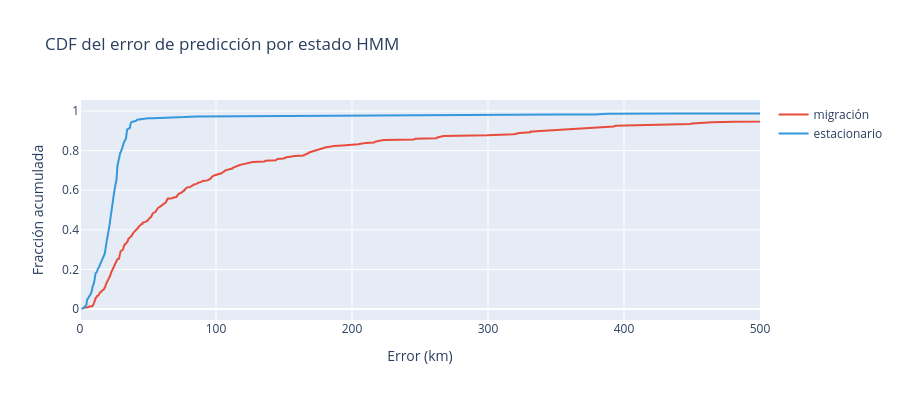

The notebook cell saved with this chart:
### Code cell
fig_cdf = go.Figure()
for estado, color in [('migración', '#e74c3c'), ('estacionario', '#3498db')]:
    err = np.sort(test_df.loc[test_df['estado_label'] == estado, 'error_km'].values)
    cdf = np.arange(1, len(err) + 1) / len(err)
    fig_cdf.add_trace(go.Scatter(x=err, y=cdf, mode='lines', name=estado, line=dict(color=color, width=2)))
fig_cdf.update_layout(
    title='CDF del error de predicción por estado HMM',
    xaxis_title='Error (km)', yaxis_title='Fracción acumulada',
    xaxis_range=[0, 500], height=400
)
fig_cdf.show()
fig_cdf.write_html('../img/o5/error_cdf.html', include_plotlyjs='cdn')

### Figure 1 — Plotly figure (JSON) as saved in the notebook; plotly's stock layout.template omitted (floating-point values rounded to 4 significant figures; data arrays with more than 128 entries replaced by an {"elided": "..."} marker saying what was removed)
{"data": [{"line": {"color": "#e74c3c", "width": 2}, "mode": "lines", "name": "migración", "type": "scatter", "x": {"elided": "334 float values"}, "y": {"elided": "334 float values"}}, {"line": {"color": "#3498db", "width": 2}, "mode": "lines", "name": "estacionario", "type": "scatter", "x": {"elided": "3448 float values"}, "y": {"elided": "3448 float values"}}], "layout": {"height": 400, "title": {"text": "CDF del error de predicción por estado HMM"}, "xaxis": {"range": [0, 500], "title": {"text": "Error (km)"}}, "yaxis": {"title": {"text": "Fracción acumulada"}}}}
